Frame 1 (no input): blank canvas, image omitted
Frame 60 (no input): blank canvas, image omitted
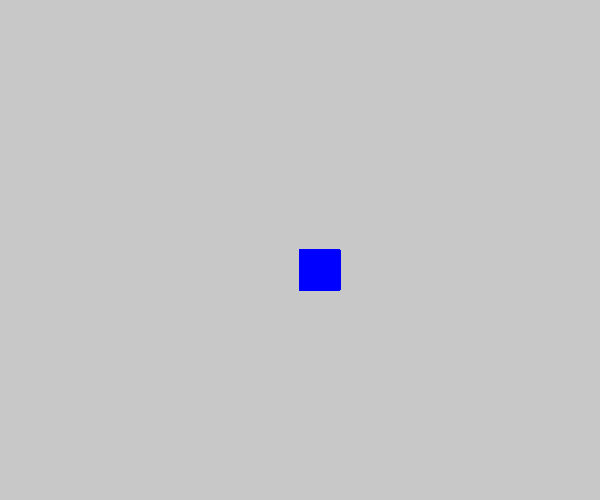
Frame 120 (the mouse pressed at the canvas centre since frame 60)

The p5.js sketch whose frames 1 and 60 were blank and that drew this single picture after the mouse press (run headless with seeded random() and noise() and a simulated clock; from frame 60 on, the mouse is pressed at the canvas centre):

// p5.js sketch
// ── sketch.js
function setup() {
    createCanvas(600, 500);
    background(200);
  }
  
  function draw() {
    stroke("blue");
    fill("blue");
  
    // console.log(mouseIsPressed);
  
    if (mouseIsPressed) {
      rect(mouseX, mouseY, 40, 40);
    }
  }
  
